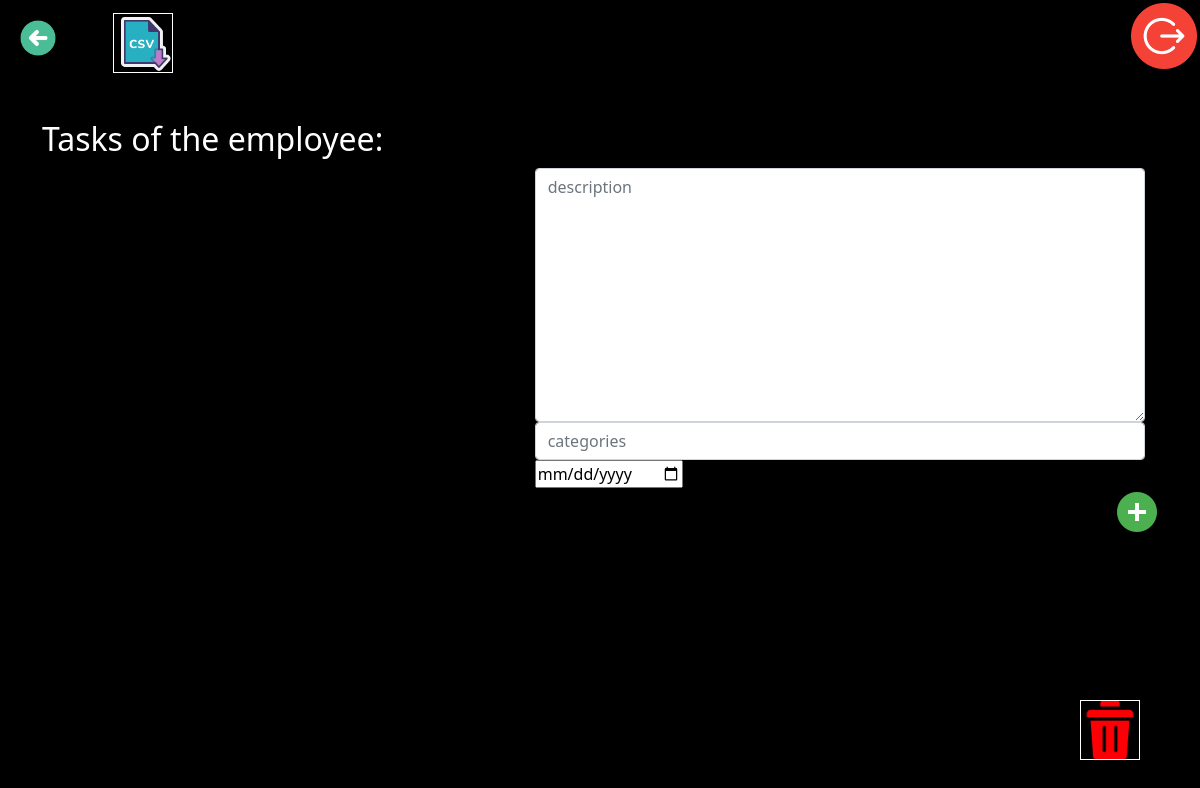
Before: /tasks/15/4 (signed in) with the older database file.
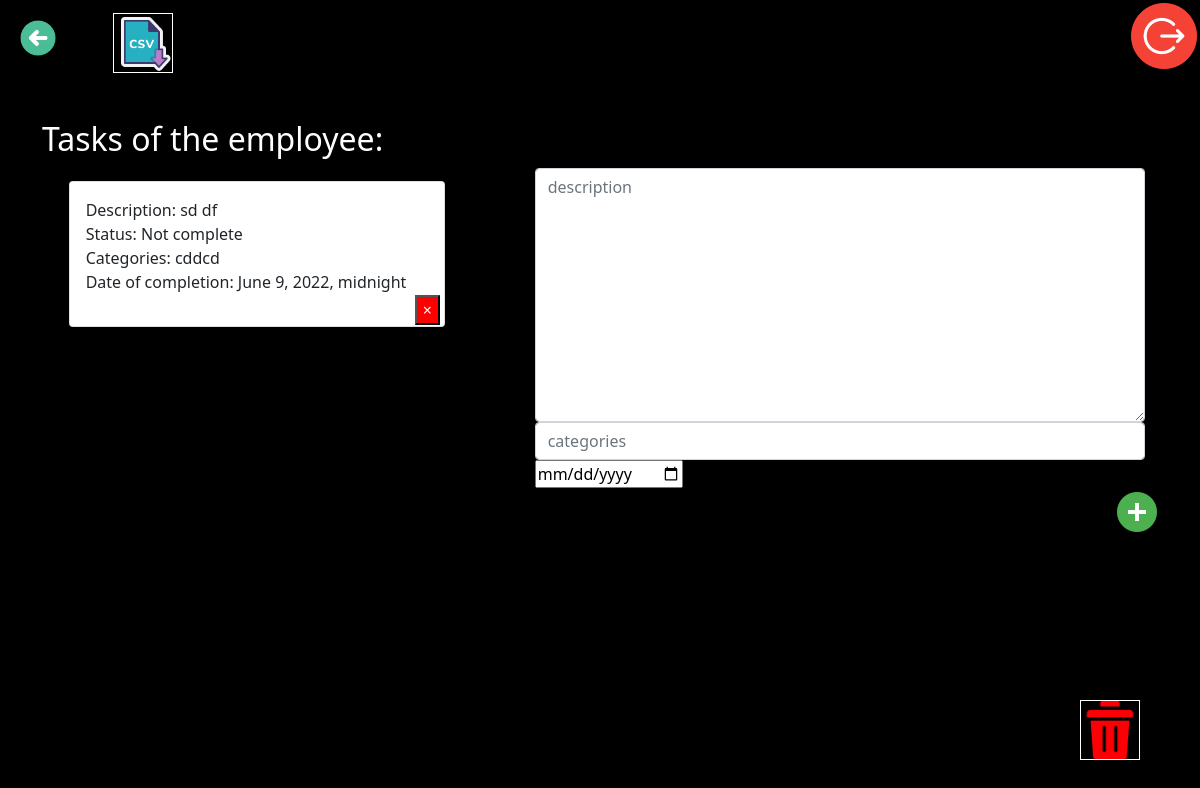
After: the same page with the newer database file.
### listWorkers/models.py (models this page shows, shortened)
class Employees_Task_List(Model):
    id_creator = IntegerField("id_creator", max_length=1000, null=False)
    id_worker = IntegerField("id_worker", max_length=1000, null=False)
    id_team = IntegerField("id_team", max_length=1000, null=False)
    description = CharField("description", max_length=1000, null=False)
    status = CharField("status", max_length=100, auto_created="Not complete")
    categories = CharField("categories", max_length=1000, null=False)
    date_of_completion = DateTimeField()
    class Meta:
        ordering = ["id"]
        verbose_name = "Employees_Task_List"
        verbose_name_plural = "Employees_Task_List"

### listWorkers/views.py (the view, shortened to what this page needs)
# urls.py: path("<int:id_team>/<int:id_worker>", TaskList.as_view(), name="task_list_url"),
class TaskList(View):
    def get(self, request, id_team, id_worker):
        iduser = request.user.id
        check_log(iduser)
        form = NewTaskForm()
        tasks = Employees_Task_List.objects.filter(id_worker=id_worker)
        return render(
            request,
            "listWorkers/detail_worker_create_task.html",
            {"form": form, "tasks": tasks, "id_worker": id_worker, "id_team": id_team},
        )

### listWorkers/forms.py
class NewTaskForm(ModelForm):
    class Meta:
        model = models.Employees_Task_List
        fields = ["description", "categories", "date_of_completion"]
        widgets = {
            "description": Textarea(
                attrs={"class": "form-control", "placeholder": "description"}
            ),
            "categories": TextInput(
                attrs={"class": "form-control", "placeholder": "categories"}
            ),
            "date_of_completion": DateInput(),
        }

### listWorkers/views.py (called while the page is built)
def check_log(id_user):
    if id_user:
        pass
    else:
        raise PermissionDenied()

### listWorkers/templates/listWorkers/detail_worker_create_task.html (shortened to what this page needs)
{% extends 'listWorkers/base.html' %}
{% load static %}
{% block css_aditional %}
<link rel="stylesheet" href="{% static 'listWorkers/css/detail_worker_create_task.css'%}">
{% endblock %}
{% block content %}
<a href="{% url 'logout' %}"><img align="right" src="/static/listWorkers/img/logout.png" id="logout">  </a>
<a href="{% url 'list_workers' id_team %}"> <img id="back" src="/static/listWorkers/img/back2.png"> </a>
<a href="{% url 'export_tasks' user.id %}"> <img id="export" src="/static/listWorkers/img/export_csv2.png"> </a>
<a href="{% url 'delete_worker'  id_worker id_team %}" > <img id="delete_employee" src="/static/listWorkers/img/delete3.png"></a>
<h2 id="taskWorker" align="left">Tasks of the employee: </h2>
    <div class="col-8 mt-5" id="create_task">
        <form class="form-inline justify-content-centr" id="createNewTaskForm" method="post" data-url="{% url 'task_list_url' id_team id_worker%}">
            {% for field in form %}
                <div class="mx-3">
                    {{ field }}
                </div>
            {% endfor %}
            <input id="createButton" align="right"  type="image" src="/static/listWorkers/img/add.png">
        </form>
    </div>
    <div class="col-5 mt-5" id="taskList">
        {% for task in tasks %}
            <div class="card mb-1" id="taskCard" data-id="{{ task.id}}" style="{% if task.completed %} text-decoration: line-through {% endif %}">
                <div class="card-body">
                    <p>Description: {{ task.description }}<br>Status: {{task.status}}<br>Categories: {{ task.categories }}<br>Date of completion: {{ task.date_of_completion }}<br></p>
                    <button id="delete" type="button" class="close float-right" data-id="{{ task.id }}">
                        <span aria-hidden="true">&times;</span>
                    </button>
                </div>
            </div>
        {% endfor %}
    </div>
{% endblock %}

Changed rows visible on the page:
added Employees_Task_List: description "sd df", status "Not complete", categories "cddcd", date_of_completion "June 9, 2022, midnight"
